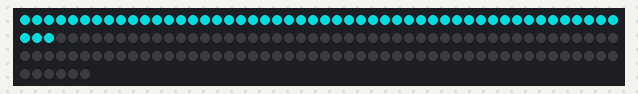
Recording of a sketch running on a simulated Arduino Uno, built with avr-gcc and run on an emulated ATmega328P. On the bench: 156 RGB LEDs in strip order, left to right, continuing on the next row. Dim RGB values are drawn brighter than linear.

Above: at 4.1 s.
At 5.1 s:
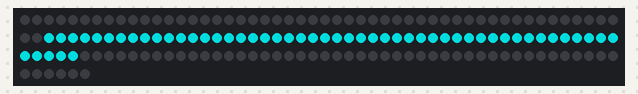
At 6.1 s:
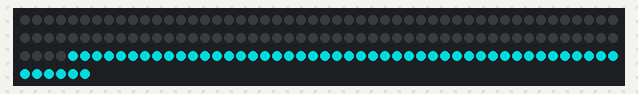

Measured:
- by itself, everything shown: repeats every 3.0 s, in 3 steps
- what the display in image 0 shows lasts 1.0 s, from 4.0 s to 5.0 s

The sketch:

Subdivided_LED_Array.ino
```cpp
#include "FastLED.h"
FASTLED_USING_NAMESPACE

#define DATA_PIN      17
#define NUM_LEDS      156
#define LED_TYPE      WS2812
#define COLOR_ORDER   GRB
CRGBArray<NUM_LEDS> leds;
uint8_t max_bright = 190;
CRGBPalette16 currentPalette;

int brightnessVal = 250;

int numStripSections = 3;
int numLEDSInStrip = 52;
int activeStrip = 0;

void setup() {
//  Serial.begin(9600);
  delay(3000); // 3 second delay for recovery
  FastLED.addLeds<LED_TYPE,DATA_PIN,COLOR_ORDER>(leds, NUM_LEDS).setCorrection(TypicalLEDStrip);
  currentPalette = PartyColors_p;
  FastLED.setBrightness(max_bright);
}

uint8_t gHue = 250;

void loop() {
  EVERY_N_MILLISECONDS(1000) {
      incrimentActiveStrip();
      stripSwitch(activeStrip);
  }

}

void incrimentActiveStrip() {
  if (activeStrip >= numStripSections) {
      activeStrip = 1;
    } else {
      activeStrip++;
    }
}

void stripSwitch(int StripToTurnOn) {
  FastLED.clear();
  leds((numLEDSInStrip*activeStrip) - numLEDSInStrip, (numLEDSInStrip*activeStrip)) = CRGB::DarkTurquoise;
  FastLED.show();
}
```
